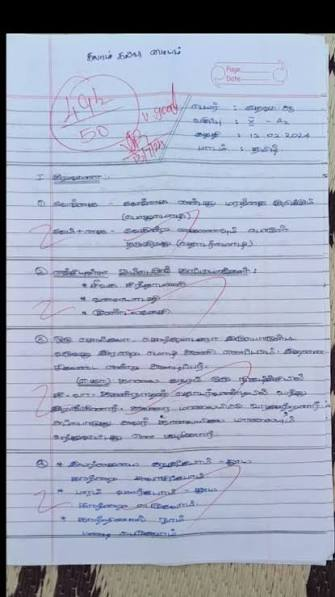
#> input picture OCR steps/images.jpeg, 335 x 597 px, found by its file name
$ python test.py
#> lines starting #> are read from the running program, lines starting #| are printed output that depends on the picture; after the words box and inside, x2 and y2 are one past the last pixel; in counts of white or black regions, pixels touching at a corner belong together
import cv2
import numpy as np

def segment_exam_ink(image_path):
    # 1. Load the original exam paper image
    img = cv2.imread(image_path)
#> img is the input picture: shape (597, 335, 3); mean B, G, R 189.1, 169.2, 161.6
    if img is None:
        raise FileNotFoundError("Exam image file could not be loaded.")

    # 2. Convert from BGR to HSV color space for accurate color tracking
    hsv = cv2.cvtColor(img, cv2.COLOR_BGR2HSV)
#> hsv: shape (597, 335, 3); mean H, S, V 102.2, 41.6, 190.2

    # 3. Define the HSV color range for Red Ink (Teacher's Marks)
    # Red wraps around the HSV spectrum, so we need two ranges combined
    lower_red1 = np.array([0, 50, 50])
    upper_red1 = np.array([10, 255, 255])
    lower_red2 = np.array([170, 50, 50])
    upper_red2 = np.array([180, 255, 255])

    mask1 = cv2.inRange(hsv, lower_red1, upper_red1)
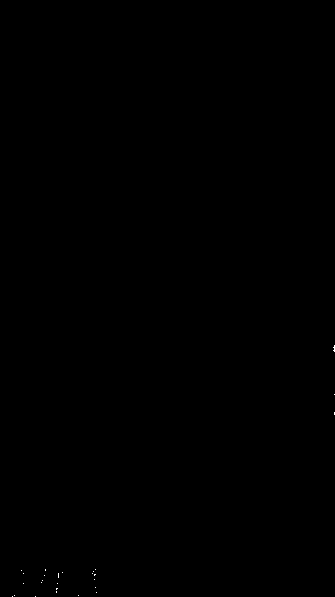
#> mask1: shape (597, 335); 0.02% white in thin lines or dots, all inside (x1, y1, x2, y2) = (12, 345, 335, 597)
    mask2 = cv2.inRange(hsv, lower_red2, upper_red2)
#> mask2: shape (597, 335); 0.01% white in thin lines or dots, all inside (x1, y1, x2, y2) = (32, 231, 335, 597)
    red_mask = cv2.bitwise_or(mask1, mask2)
#> red_mask: shape (597, 335); 0.04% white in thin lines or dots, all inside (x1, y1, x2, y2) = (12, 231, 335, 597)

    # 4. Extract Isolate Teacher Marks (Red Layer Only)
    teacher_marks = cv2.bitwise_and(img, img, mask=red_mask)
    # Turn the background from black to clean white for the OCR engine
    teacher_marks[red_mask == 0] = [255, 255, 255]
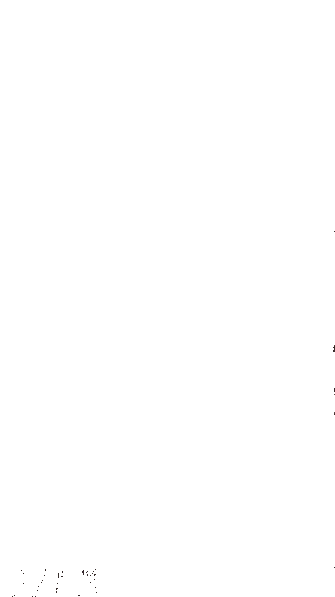
#> teacher_marks: shape (597, 335, 3); mean B, G, R 254.9, 254.9, 254.9

    # 5. Extract Student Text (Remove Red Ink)
    # Invert the red mask to select everything EXCEPT red ink
    not_red_mask = cv2.bitwise_not(red_mask)
    student_text = cv2.bitwise_and(img, img, mask=not_red_mask)
    # Turn the removed red ink areas into white pixels so it looks like blank paper
    student_text[red_mask > 0] = [255, 255, 255]
#> student_text: shape (597, 335, 3); mean B, G, R 189.2, 169.3, 161.6

    # 6. Save the output files for the next AI stage
    cv2.imwrite("isolated_teacher_marks.jpg", teacher_marks)
    cv2.imwrite("clean_student_text.jpg", student_text)
    print("Success: Image split into 'clean_student_text.jpg' and 'isolated_teacher_marks.jpg'")

# Run the color pipeline
segment_exam_ink(r"d:/Coded files/python/Webscrapping/image/images.jpeg")
